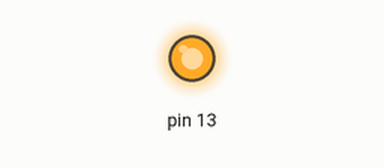
This sketch was run on a simulated Arduino Uno, built with avr-gcc and run on an emulated ATmega328P. Parts: output pins drawn as LEDs (lit = HIGH).

Above: at 1.0 s.
At 3.0 s:
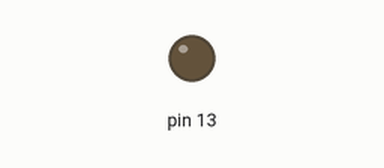
Timing chart, 0 to 5.2 s (numbered marks = the images above):
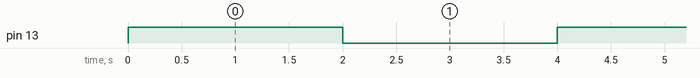

Measured:
- by itself, pin 13: alternates HIGH for 2.0 s and LOW for 2.0 s

The sketch:

examplecode.ino
```cpp
#include <MotorControl.h>

MotorControl motor(13);  // 13 numaralı pini kontrol etmek için MotorControl sınıfından bir nesne oluşturulur

void setup() {
  // İhtiyaç duyulan ayarlamalar yapılabilir
}

void loop() {
  motor.Yaz(HIGH);  // Motoru çalıştırmak için "Yaz" fonksiyonu çağrılır
  delay(2000);     // 2 saniye beklenir
  motor.Yaz(LOW);  // Motoru durdurmak için "Yaz" fonksiyonu çağrılır
  delay(2000);     // 2 saniye beklenir
}
```

MotorControl.cpp
```cpp
#include "MotorControl.h"

MotorControl::MotorControl(int pin) {
  _pin = pin;
  pinMode(_pin, OUTPUT);
}

void MotorControl::Oku() {
  digitalWrite(_pin, HIGH);
}

void MotorControl::Yaz(int value) {
  digitalWrite(_pin, value);
}
```

MotorControl.h
```cpp
#ifndef MotorControl_h
#define MotorControl_h

#include "Arduino.h"

class MotorControl {
  public:
    MotorControl(int pin);
    void Oku();
    void Yaz(int value);

  private:
    int _pin;
};

#endif
```
